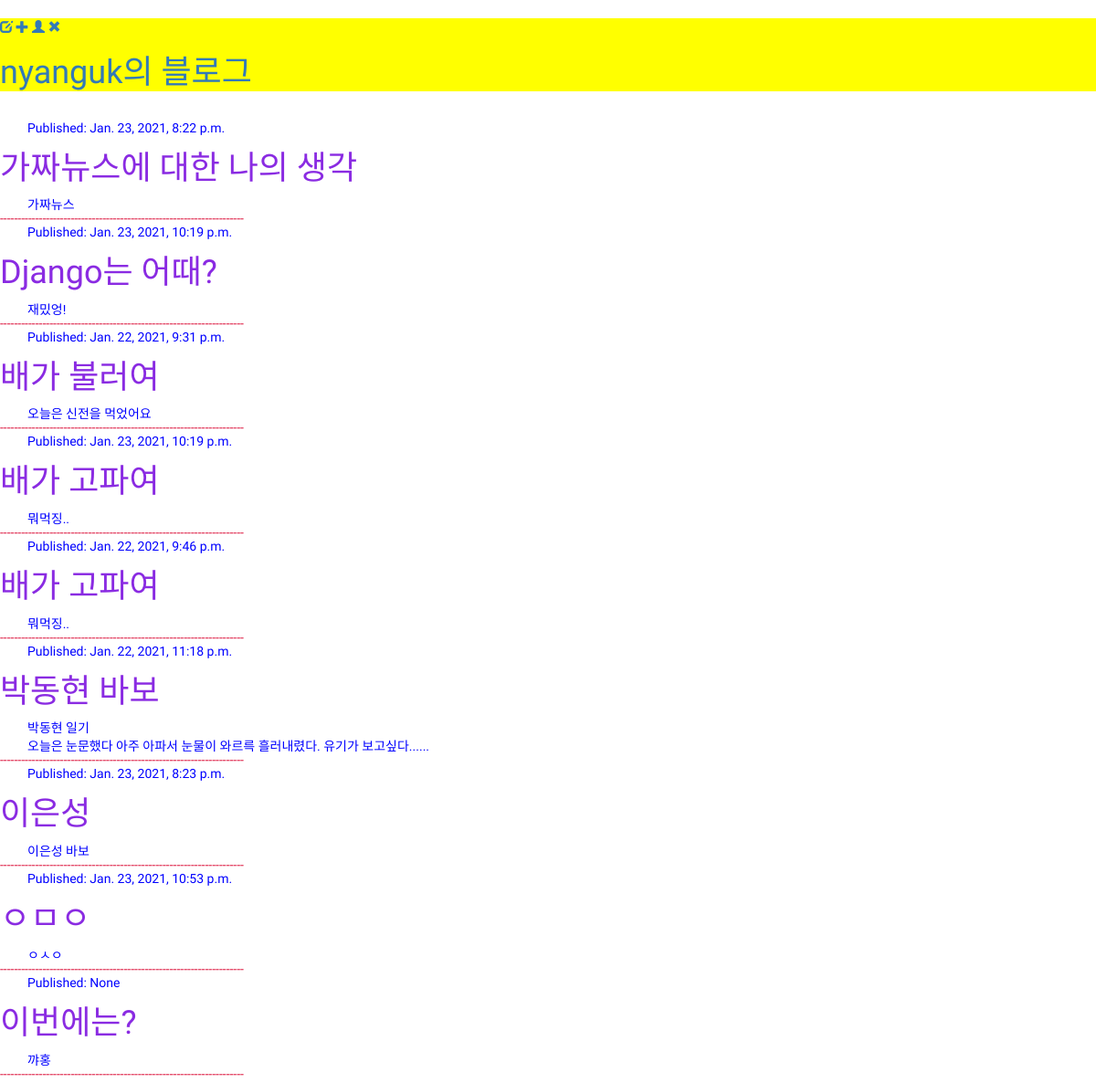
The page / on the database its author committed.
### blog/models.py (models this page shows, shortened)
class Post(models.Model):
    author = models.ForeignKey(settings.AUTH_USER_MODEL, on_delete=models.CASCADE)
    title = models.CharField(max_length=200)
    text = models.TextField()
    created_date = models.DateTimeField(
            default=timezone.now)
    published_date = models.DateTimeField(
            blank=True, null=True)

### blog/views.py (the view)
# urls.py: path(r'', views.post_list, name='post_list'),
def post_list(request):
    return render(request, 'blog/post_list.html', {'posts':posts})

### blog/templates/blog/post_list.html
{% extends 'blog/base.html' %}
{% block content %}
    {% for post in posts %}
        <div>
            <p>Published: {{ post.published_date }}</p>
            <h1><a href="{% url 'post_detail' pk=post.pk %}">{{ post.title }}</a></h1>
            <p>{{ post.text|linebreaksbr }}</p>
            <div class="line">
                <p>---------------------------------------------------------------------</p>
            </div>
        </div>
    {% endfor %}
{% endblock %}

### blog/static/css/blog.css (style rules this page uses)
.post h1 a { color: blueviolet; font-family: 'Do Hyeon', sans-serif; }
.post p { color: blue; margin-left: 30px; margin-bottom: -5px; font-family: 'Yeon Sung', cursive; }
.line p { margin-left: 0px; color: crimson; }

### rows shown on the page
Post: published_date "Jan. 23, 2021, 8:22 p.m.", title "가짜뉴스에 대한 나의 생각", text "가짜뉴스"
Post: published_date "Jan. 23, 2021, 10:19 p.m.", title "Django는 어때?", text "재밌엉!"
Post: published_date "Jan. 22, 2021, 9:31 p.m.", title "배가 불러여", text "오늘은 신전을 먹었어요"
Post: published_date "Jan. 23, 2021, 10:19 p.m.", title "배가 고파여", text "뭐먹징.."
Post: published_date "Jan. 22, 2021, 9:46 p.m.", title "배가 고파여", text "뭐먹징.."
Post: published_date "Jan. 22, 2021, 11:18 p.m.", title "박동현 바보", text "박동현 일기 오늘은 눈문했다 아주 아파서 눈물이 와르륵 흘러내렸다. 유기가 보고싶다......"
Post: published_date "Jan. 23, 2021, 8:23 p.m.", title "이은성", text "이은성 바보"
Post: published_date "Jan. 23, 2021, 10:53 p.m.", title "ㅇㅁㅇ", text "ㅇㅅㅇ"
Post: published_date "None", title "이번에는?", text "꺄홍"
